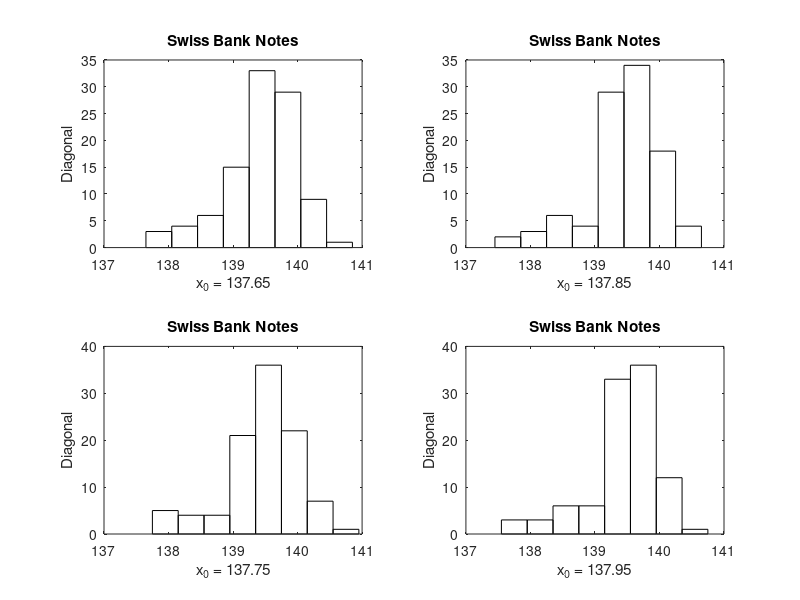

Write the MATLAB code that produced this figure.
%% clear variables and close windows
clear
close all
clc

%% load data
x = load('bank2.dat');   
x = x(101:200,6);

origin1 = 137.65;
origin2 = 137.75;
origin3 = 137.85;
origin4 = 137.95;
i       = 0:100;

y1 = origin1 + 0.4*i + 0.4*(origin1<min(x))-0.2;
y2 = origin2 + 0.4*i + 0.4*(origin2<min(x))-0.2;
y3 = origin3 + 0.4*i - 0.4*(origin3<min(x))-0.2;
y4 = origin4 + 0.4*i - 0.4*(origin4<min(x))-0.2;

%% plot
subplot(2,2,1)
hist(x,y1)
axis 'auto y'
axis manual
xlim([137 141])
h = findobj(gca,'Type','patch');
set(h,'FaceColor','w','EdgeColor','k')
title('Swiss Bank Notes')
xlabel('x_0 = 137.65')
ylabel('Diagonal')

subplot(2,2,3)
hist(x,y2)
axis 'auto y'
axis manual
xlim([137 141])
h = findobj(gca,'Type','patch');
set(h,'FaceColor','w','EdgeColor','k')
title('Swiss Bank Notes')
xlabel('x_0 = 137.75')
ylabel('Diagonal')

subplot(2,2,2)
hist(x,y3)
axis 'auto y'
axis manual
xlim([137 141])
h = findobj(gca,'Type','patch');
set(h,'FaceColor','w','EdgeColor','k')
title('Swiss Bank Notes')
xlabel('x_0 = 137.85')
ylabel('Diagonal')

subplot(2,2,4)
[n, xout]=hist(x,y4);
hist(x,y4)
axis 'auto y'
axis manual
xlim([137 141])
h = findobj(gca,'Type','patch');
set(h,'FaceColor','w','EdgeColor','k')
title('Swiss Bank Notes')
xlabel('x_0 = 137.95')
ylabel('Diagonal')
